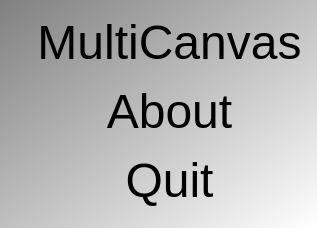
<?xml version="1.0" encoding="UTF-8"?>
<ui version="4.0">
 <class>QtTestMultiCanvasMenuDialog</class>
 <widget class="QDialog" name="QtTestMultiCanvasMenuDialog">
  <property name="geometry">
   <rect>
    <x>0</x>
    <y>0</y>
    <width>296</width>
    <height>228</height>
   </rect>
  </property>
  <property name="font">
   <font>
    <pointsize>20</pointsize>
   </font>
  </property>
  <property name="styleSheet">
   <string notr="true">QDialog { 
background-color: qlineargradient(x1: 0, y1: 0, x2: 1, y2: 1, stop: 0  #808080, stop: 1 #ffffff);
}
QPushButton { background-color: rgb(255, 255, 255);  }
QPushButton { color: rgb(0,0,0); }
QPushButton { font: 48px  }</string>
  </property>
  <layout class="QFormLayout" name="formLayout">
   <property name="fieldGrowthPolicy">
    <enum>QFormLayout::AllNonFixedFieldsGrow</enum>
   </property>
   <item row="0" column="0">
    <widget class="QLabel" name="label">
     <property name="maximumSize">
      <size>
       <width>64</width>
       <height>64</height>
      </size>
     </property>
     <property name="text">
      <string/>
     </property>
     <property name="pixmap">
      <pixmap>:/images/TestDrawCanvasWelcome.png</pixmap>
     </property>
     <property name="scaledContents">
      <bool>true</bool>
     </property>
    </widget>
   </item>
   <item row="0" column="1">
    <widget class="QPushButton" name="button_start_canvas">
     <property name="text">
      <string>MultiCanvas</string>
     </property>
     <property name="flat">
      <bool>true</bool>
     </property>
    </widget>
   </item>
   <item row="1" column="1">
    <widget class="QPushButton" name="button_about">
     <property name="text">
      <string>About</string>
     </property>
     <property name="flat">
      <bool>true</bool>
     </property>
    </widget>
   </item>
   <item row="2" column="1">
    <widget class="QPushButton" name="button_quit">
     <property name="text">
      <string>Quit</string>
     </property>
     <property name="flat">
      <bool>true</bool>
     </property>
    </widget>
   </item>
  </layout>
 </widget>
 <resources/>
 <connections/>
</ui>
